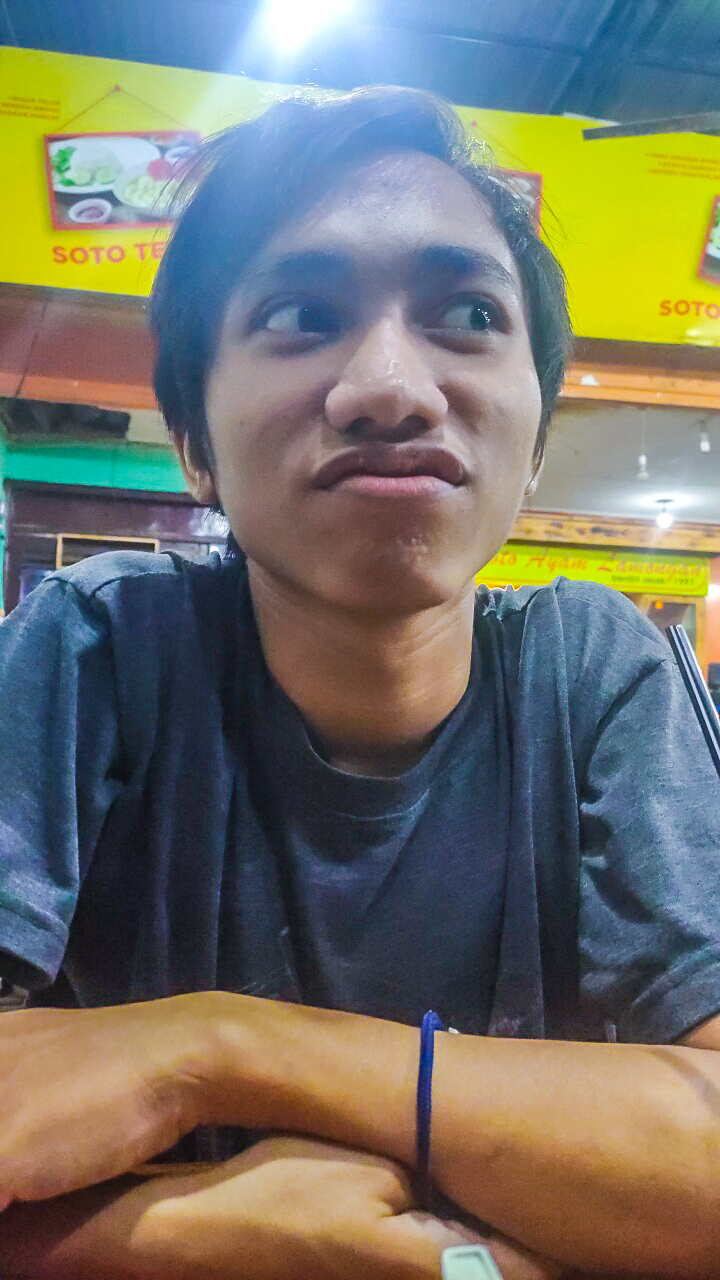
#> input picture redi1.jpg, 720 x 1280 px, found by its file name
$ jupyter execute 'Tugas PCD - 3 - 07060 - Redi Nurdin W.ipynb'
#> lines starting #> are read from the running program, lines starting #| are printed output that depends on the picture
[cell 1]
import cv2
import numpy as np
from matplotlib import pyplot as plt

img = cv2.imread('Downloads/redi1.JPG',0)
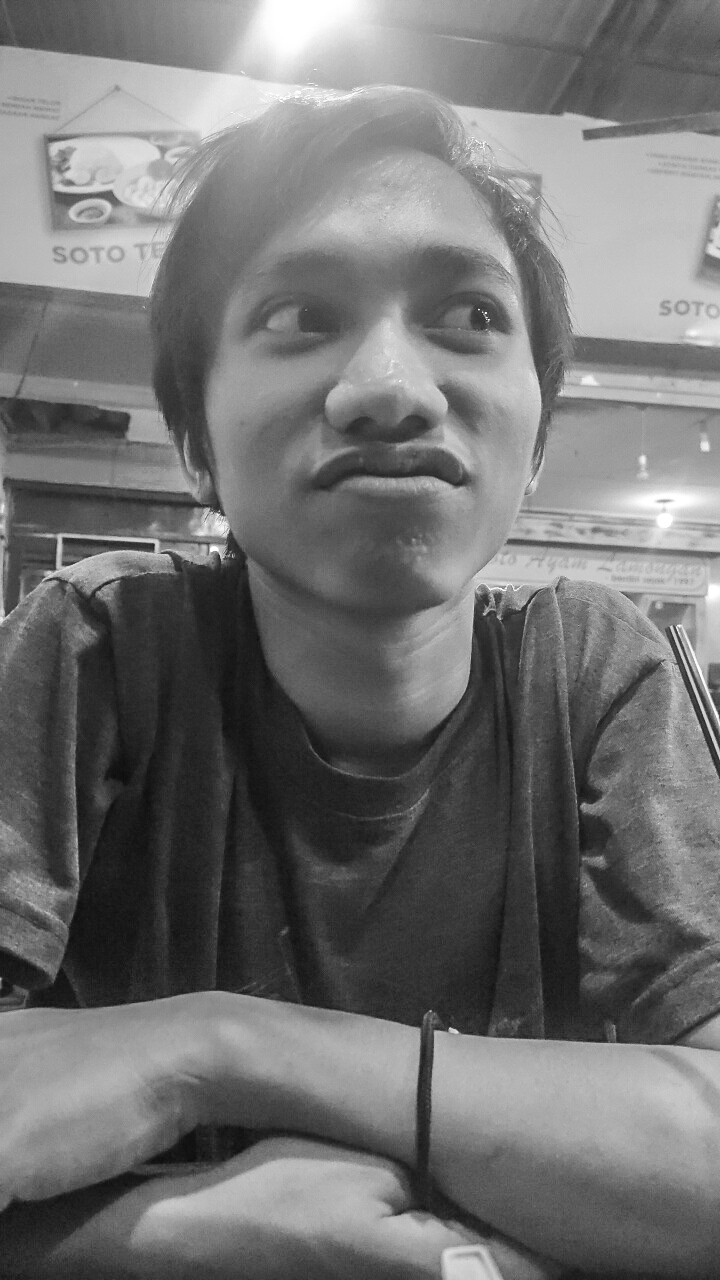
#> img: shape (1280, 720); min 11, max 255, mean 113.8

hist,bins = np.histogram(img.flatten(),256,[0,256])
#> hist = 256 values, max 6562 at index 46, min 0 at index 0, mean 3600; bins = 257 values from 0 to 256

cdf = hist.cumsum()
#> cdf = 256 values from 0 to 921600
cdf_normalized = cdf * hist.max()/ cdf.max()
#> cdf_normalized = 256 values from 0 to 6562

[cell 2]
plt.imshow(img)

[cell 3]
plt.plot(cdf_normalized, color = 'b')
plt.hist(img.flatten(),256,[0,256], color = 'g')
plt.xlim([0,256])
plt.legend(('cdf','histogram'), loc = 'upper left')
plt.show()
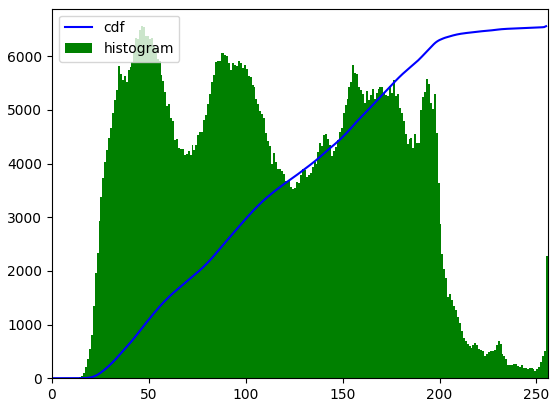
#> figure drawn by matplotlib, 1 panel; tallest bar 6562 high, from x = 46 to 47; curve peaks at x = 255, y = 6562

[cell 4]
img = cv2.imread('Downloads/redi1.JPG',0)

hist,bins = np.histogram(img.flatten(),256,[0,256])

cdf_m = np.ma.masked_equal(cdf,0)
cdf_m = (cdf_m - cdf_m.min())*255/(cdf_m.max()-cdf_m.min())
cdf = np.ma.filled(cdf_m,0).astype('uint8')
#> cdf = 256 values from 0 to 255

[cell 5]
img2 = cdf[img]
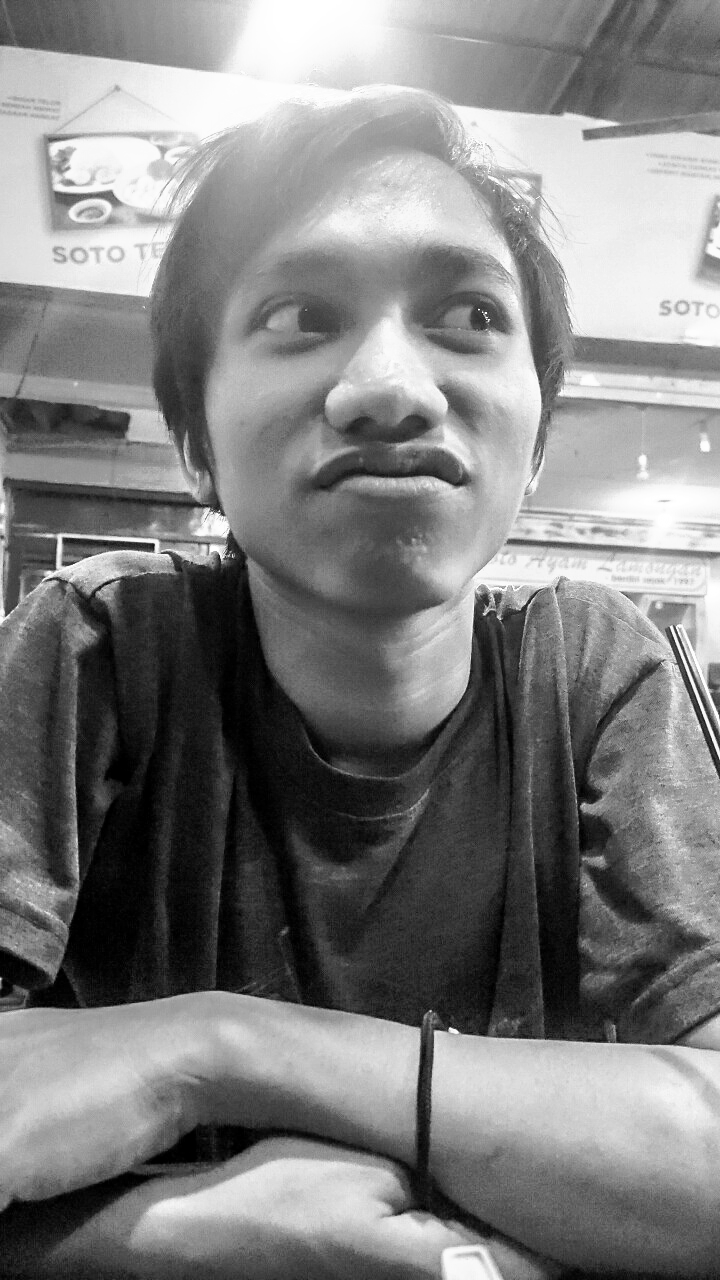
#> img2: shape (1280, 720); min 0, max 255, mean 127.7
plt.plot(cdf_normalized, color = 'b')
plt.hist(img2.flatten(),256,[0,256], color = 'g')
plt.xlim([0,256])
plt.legend(('cdf','histogram'), loc = 'upper left')
plt.show()
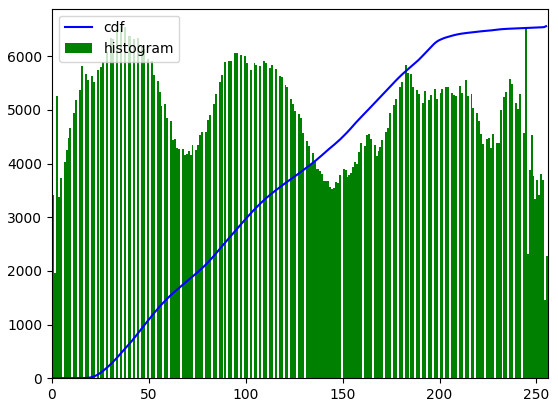
#> figure drawn by matplotlib, 1 panel; tallest bar 6562 high, from x = 35 to 36; curve peaks at x = 255, y = 6562
